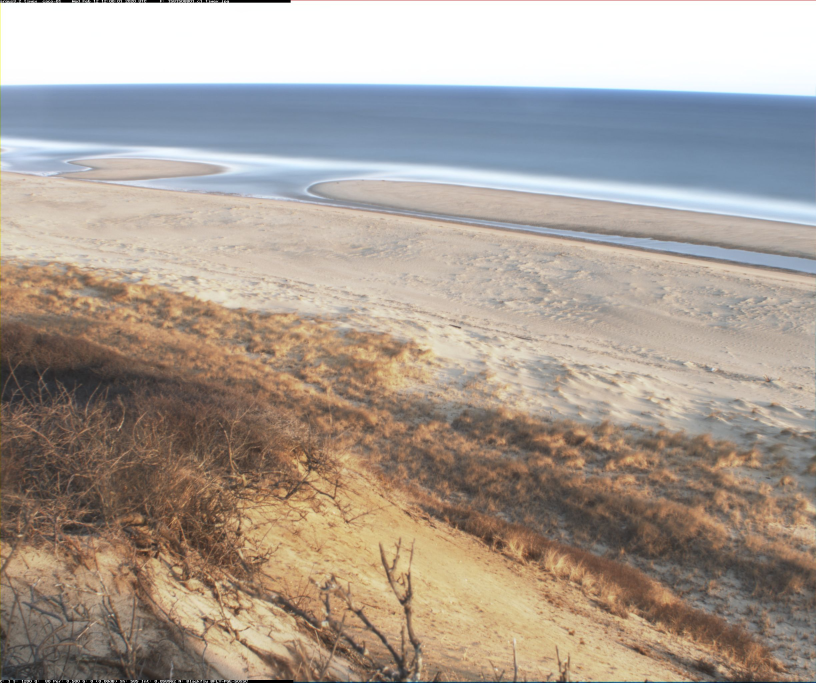
#> input picture data/1581508801.c1.timex.jpg, 2448 x 2048 px (shown at 1/3 size); its folder holds only this picture in this run
$ jupyter execute --allow-errors test_avg_color_sharpness.ipynb
#> lines starting #> are read from the running program, lines starting #| are printed output that depends on the picture; after the words box and inside, x2 and y2 are one past the last pixel; in counts of white or black regions, pixels touching at a corner belong together; long printed decimals are rounded
### coastcam_funcs.py
#
import numpy as np
import datetime
import os
from dateutil import tz
from skimage import io
from skimage.color import rgb2gray
import astropy.coordinates as ap_coord
from astropy.time import Time as ap_Time
import astropy.units as ap_units

import json
import yaml
import matplotlib.pyplot as plt

# TODO - Pass image arrays, rather than path names to these functions
#     - ...and eliminate packages required to load images

def estimate_sharpness(img):
    """
    Estimate image sharpness and contrast
    Input:
        img - np.ndarray representing image
              img read as skimage.io.imread( 'imagefilename.jpg' )
    Returns:
        s,c - sharpness and contrast estimates

    https://stackoverflow.com/questions/6646371/detect-which-image-is-sharper
    """
    array = np.asarray(rgb2gray(img), dtype=np.int32)
    contrast = array.std()
    gy, gx = np.gradient(array)
    gnorm = np.sqrt(gx**2 + gy**2)
    sharpness = np.average(gnorm)
    return sharpness, contrast

def average_color(img):
    """ Calculate the average pixel intensity of an image
    Input:
        img - np.ndarray representing image
              img read as Image.open using PIL
    Returns:
        av, avall - av (np.array of average r, g, b values), avall average of r,g,b
    """
    array = np.asarray( img )
    av = array.mean(axis=0).mean(axis=0)
    avall = av.mean(axis=0)
    return av, avall

# [215 lines left out: functions detect_blur_fft, json2dict, yaml2dict, sun_az_zen, days_in_year, solar_noon_offset and 5 more, not called in this run]

### tests/test_avg_color_sharpness.ipynb
[cell 1]
from skimage import io
from PIL import Image

# next two lines are a kludge to import coastcam_funcs from the parent dir
import glob, sys, os
sys.path.insert(1, os.path.join(sys.path[0], '..'))
from coastcam_funcs import *

# make a list of image files in the data sub-folder
rdir = '../data/'
flist = []
for impath in glob.glob(rdir+'*.jpg'):
    print( impath )
    flist.append( impath )

nfiles = len(flist)
print('Found {} files.'.format(nfiles))

[cell 2]
# See if it matters which method is used to load
img = Image.open( impath )
#> img is the input picture: PIL image 2448x2048 RGB; mean R, G, B 169.5, 158.1, 148
print('Loaded with PIL Image.open:', type(img) )
#| Loaded with PIL Image.open: <class 'PIL.JpegImagePlugin.JpegImageFile'>
img2 = io.imread( impath )
print('Loaded with skimage io.imread:', type(img2) )
#| Loaded with skimage io.imread: <class 'numpy.ndarray'>

sharp, contrast = estimate_sharpness( img )
#> in estimate_sharpness, `array = np.asarray(rgb2gray(img), dtype=np.int32)`:
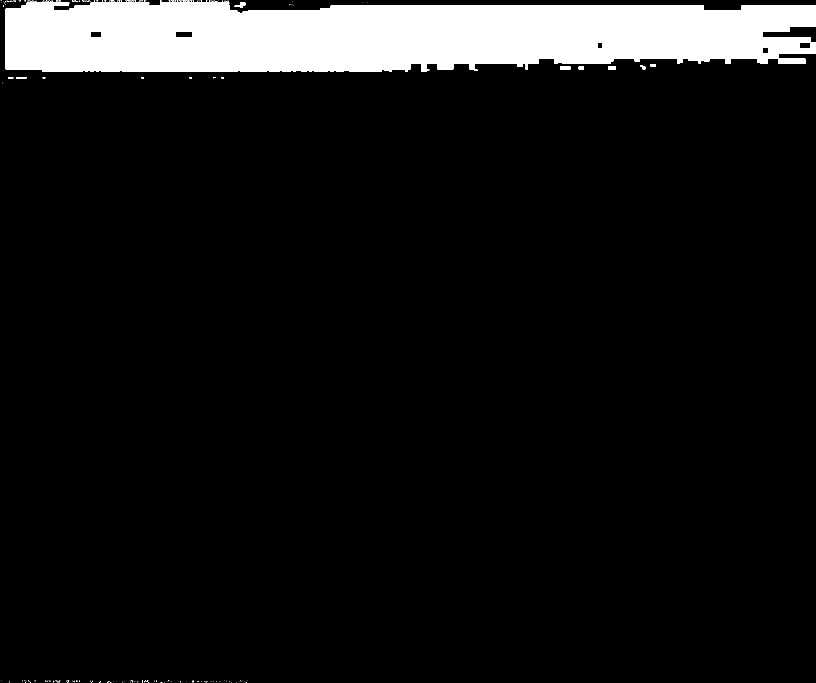
#> array: shape (2048, 2448) int32 (shown at 1/3 size); values 0 (black) and 1 (white), 8.7% white; 354 white regions (340 under 20 px), largest, box (x1, y1, x2, y2) and area: (17, 2, 2448, 216) 435570, (704, 8, 736, 24) 264, (1680, 200, 1712, 208) 256
#> in estimate_sharpness, `contrast = array.std()`: contrast = 0.282
#> in estimate_sharpness, `gy, gx = np.gradient(array)`:
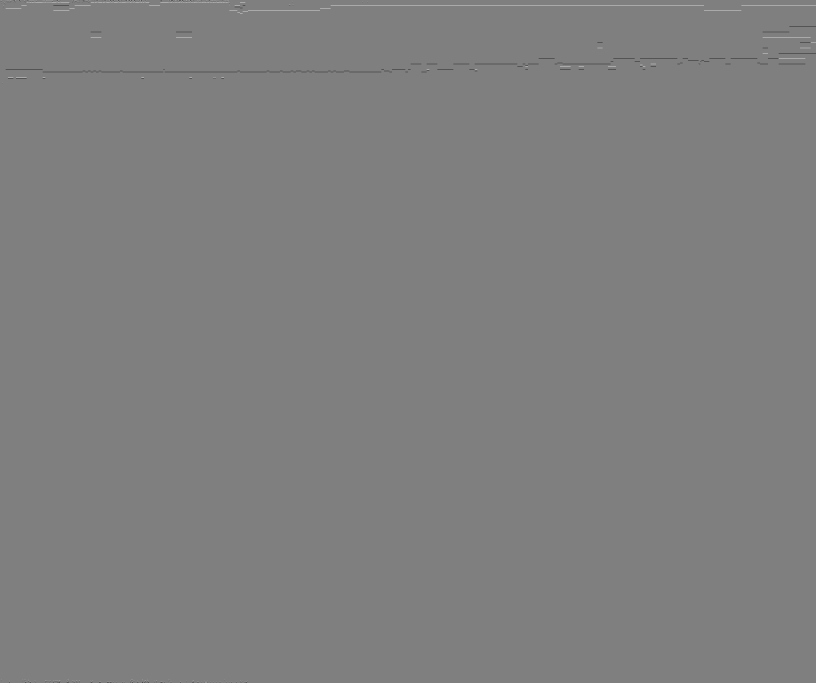
#> gy: shape (2048, 2448) float64 (shown at 1/3 size); min -1, max 1, mean -2.61e-05; drawn with min black and max white
#> in estimate_sharpness, `gnorm = np.sqrt(gx**2 + gy**2)`:
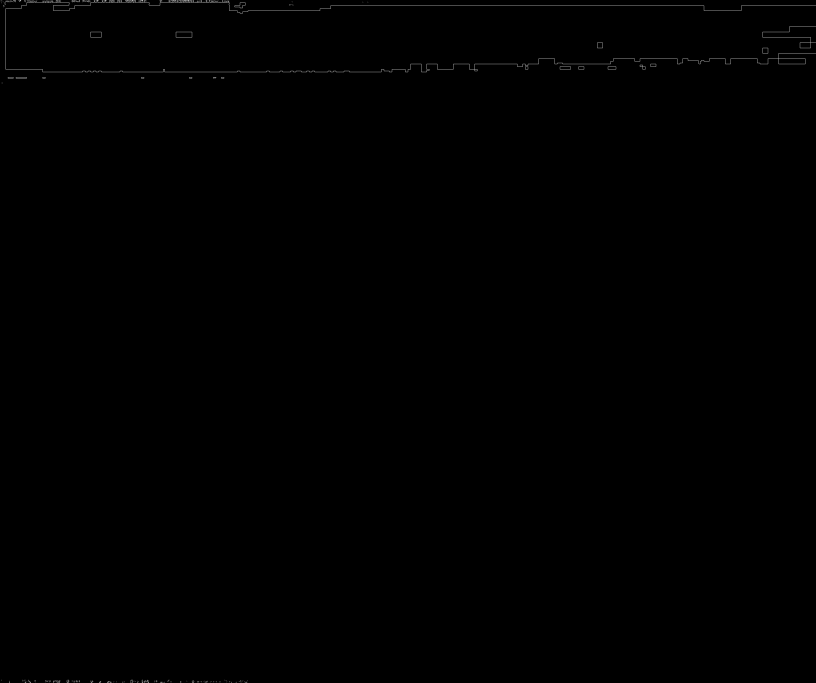
#> gnorm: shape (2048, 2448) float64 (shown at 1/3 size); min 0, max 1.12, mean 0.00177; drawn with min black and max white
#> in estimate_sharpness, `sharpness = np.average(gnorm)`: sharpness = 0.00177
#> sharp = 0.00177; contrast = 0.282
print(sharp, contrast)
#| 0.001769 0.2824
sharp, contrast = estimate_sharpness( img2 )
print(sharp, contrast)
#| 0.001769 0.2824

[cell 3]
# arrays to store results
sharp = np.nan*np.ones(nfiles)
contrast = np.nan*np.ones(nfiles)
avg = np.nan*np.ones(nfiles)
rgb = np.nan*np.ones((nfiles,3))

fig, ax = plt.subplots(nfiles,1, figsize=(4,nfiles*5))
#> (the rest of this cell did not finish here and is left out)

#> in average_color, `av = array.mean(axis=0).mean(axis=0)`: av = [169.5, 158.1, 148]
#> in average_color, `avall = av.mean(axis=0)`: avall = 158.5
        ts = 's:{:.4f} c:{:.4f} avg:{:.0f}'.format(sharp[i],contrast[i],avg[i])
        ax[i].imshow(img)
        ax[i].text(.05,.9,ts,transform=ax[i].transAxes)

$ run again, on data/1615401000.c2.snap.jpg
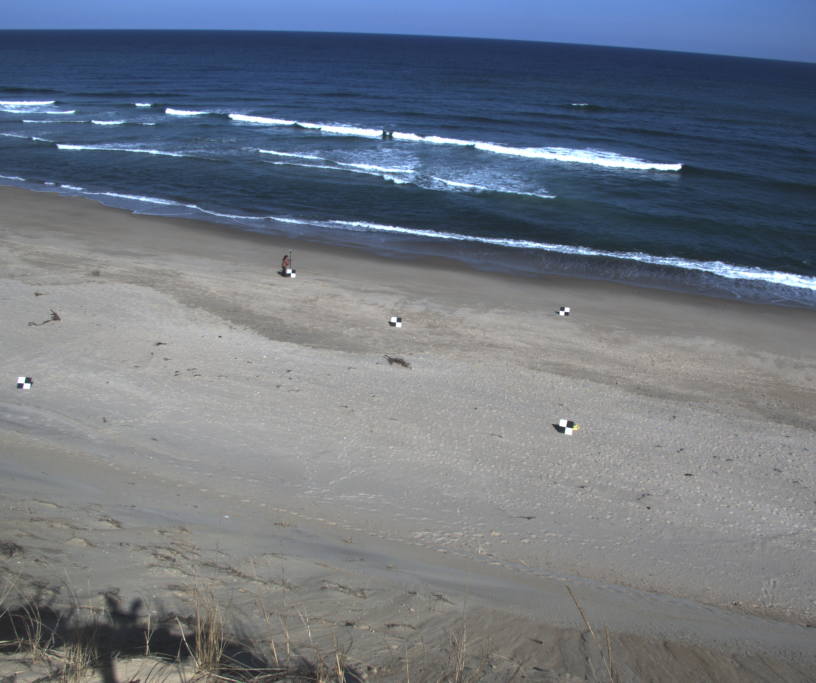
#> input picture data/1615401000.c2.snap.jpg, 2448 x 2048 px (shown at 1/3 size)
#> img is the input picture: PIL image 2448x2048 RGB; mean R, G, B 111.3, 118.8, 129.7
#| Loaded with PIL Image.open: <class 'PIL.JpegImagePlugin.JpegImageFile'>
#| Loaded with skimage io.imread: <class 'numpy.ndarray'>
#> in estimate_sharpness, `array = np.asarray(rgb2gray(img), dtype=np.int32)`:
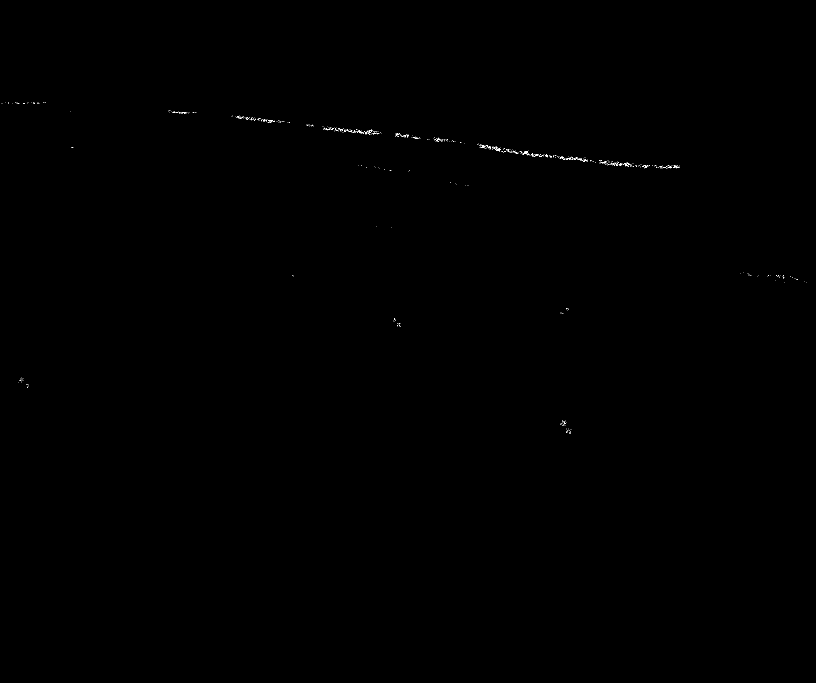
#> array: shape (2048, 2448) int32 (shown at 1/3 size); values 0 (black) and 1 (white), 0.05% white in thin lines or dots, all inside (x1, y1, x2, y2) = (4, 307, 2420, 1302)
#> in estimate_sharpness, `contrast = array.std()`: contrast = 0.0217
#> sharpness = 0.000662
#> `sharp, contrast = estimate_sharpness( img )`: contrast = 0.0217
#| 0.000662 0.02165
#| 0.000662 0.02165
#> av = [111.3, 118.8, 129.7]
#> avall = 119.9

$ run again, on data/1581508801.c2.timex.jpg
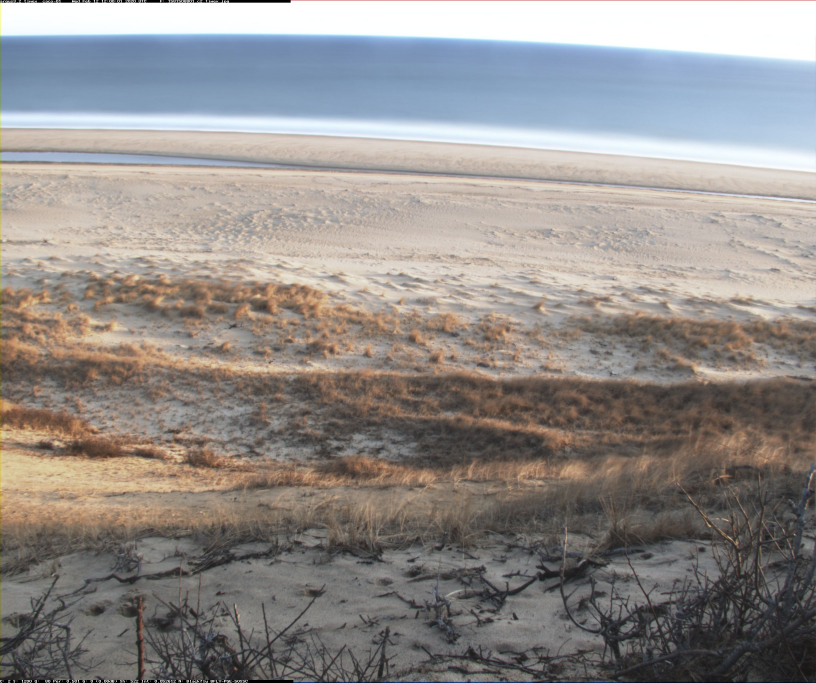
#> input picture data/1581508801.c2.timex.jpg, 2448 x 2048 px (shown at 1/3 size)
#> img is the input picture: PIL image 2448x2048 RGB; mean R, G, B 146.4, 141.8, 139.2
#| Loaded with PIL Image.open: <class 'PIL.JpegImagePlugin.JpegImageFile'>
#| Loaded with skimage io.imread: <class 'numpy.ndarray'>
#> in estimate_sharpness, `array = np.asarray(rgb2gray(img), dtype=np.int32)`:
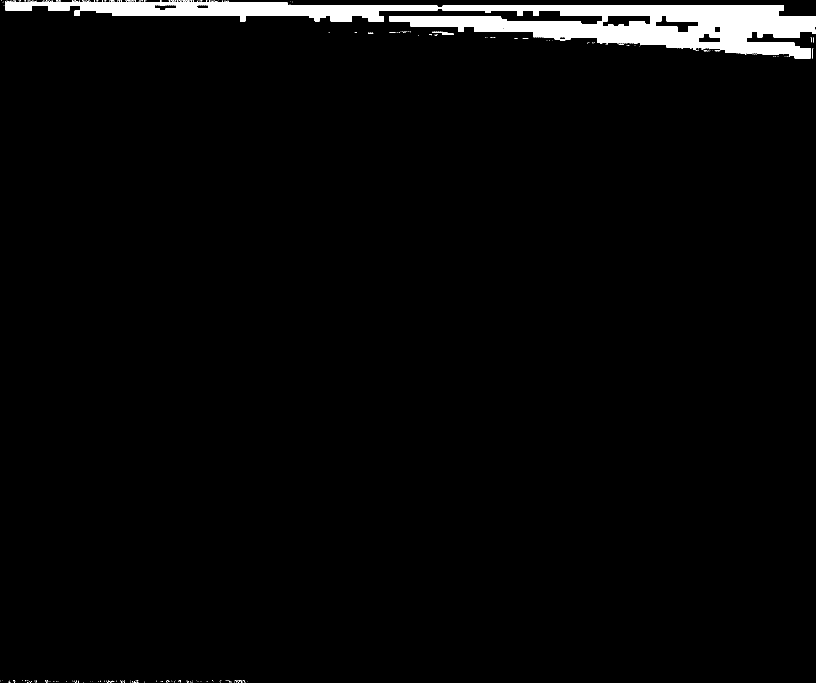
#> array: shape (2048, 2448) int32 (shown at 1/3 size); values 0 (black) and 1 (white), 2.9% white; 509 white regions (503 under 20 px), largest, box (x1, y1, x2, y2) and area: (16, 2, 2448, 176) 142446, (1296, 95, 1360, 105) 241, (2438, 144, 2440, 176) 32, (1568, 114, 1585, 117) 25, (1104, 98, 1120, 100) 24, (2440, 113, 2442, 128) 23
#> in estimate_sharpness, `contrast = array.std()`: contrast = 0.167
#> in estimate_sharpness, `gnorm = np.sqrt(gx**2 + gy**2)`:
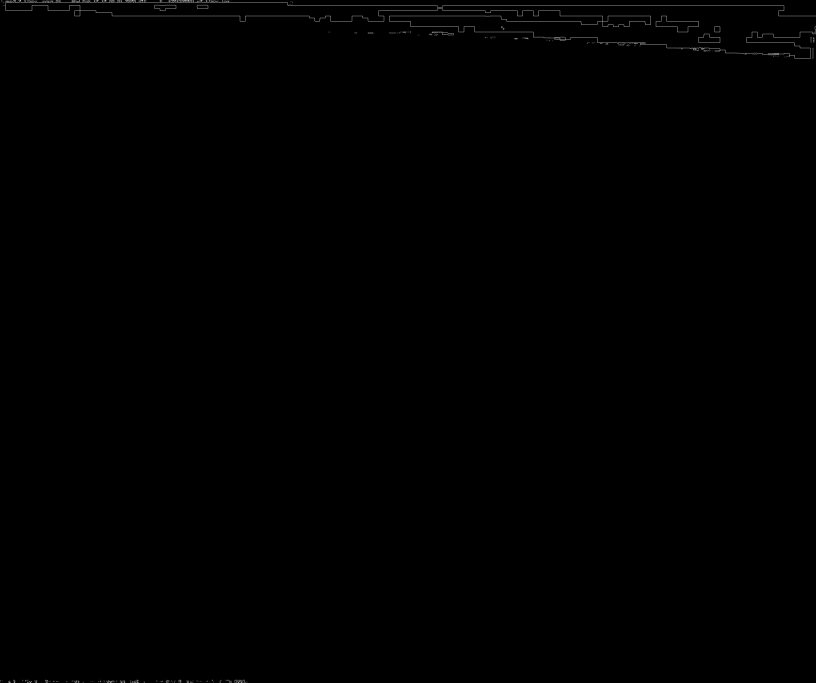
#> gnorm: shape (2048, 2448) float64 (shown at 1/3 size); min 0, max 1.12, mean 0.00221; drawn with min black and max white
#> sharpness = 0.00221
#> `sharp, contrast = estimate_sharpness( img )`: contrast = 0.167
#| 0.002214 0.1671
#| 0.002214 0.1671
#> av = [146.4, 141.8, 139.2]
#> avall = 142.5
